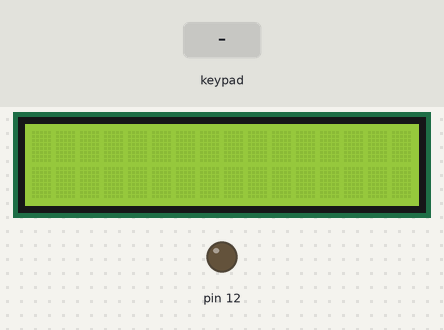
Bench run of a sketch on a simulated Arduino Uno, built with avr-gcc and run on an emulated ATmega328P. Parts: 16×2 character LCD, output pins drawn as LEDs (lit = HIGH). Inputs (shaded band) come from the test bench.

Above: at 1.2 s.
1.3 s: keypad keys 9 8 7 6 # pressed 0.4 s apart
At 3.8 s:
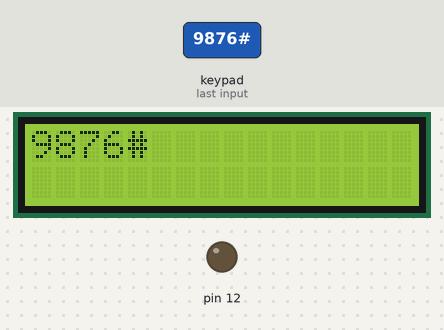
4.8 s: key 'A' pressed
At 5.4 s:
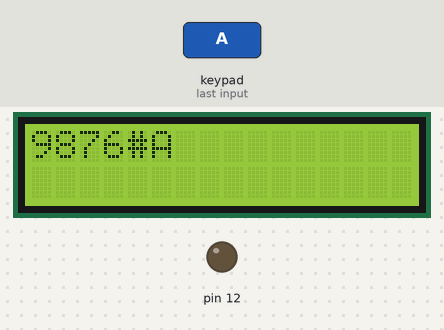
6.4 s: key 'B' pressed
At 7.1 s:
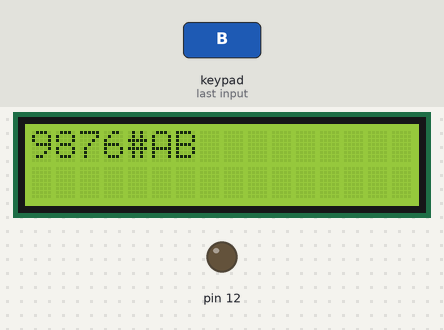
8.1 s: keypad keys 9 8 7 6 * pressed 0.4 s apart
At 10.5 s:
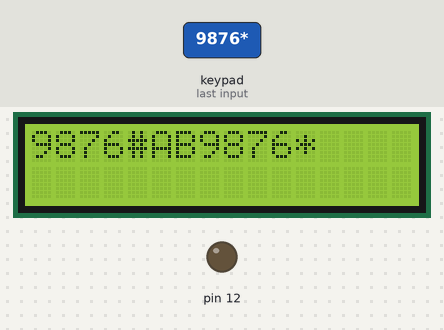
11.6 s: key 'C' pressed
At 12.8 s:
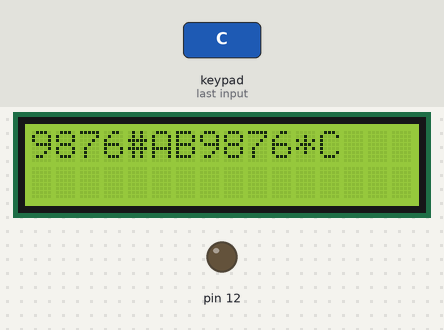
13.3 s: keypad keys 9 8 7 6 A pressed 0.4 s apart
At 16.2 s:
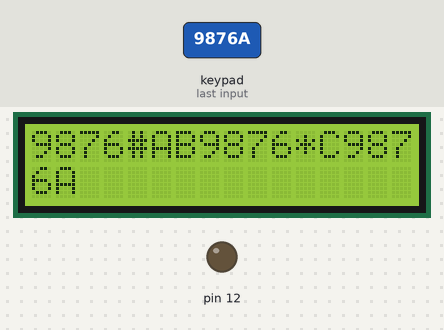
Timing chart, 0 to 17.7 s (numbered marks = the images above; inputs shaded):
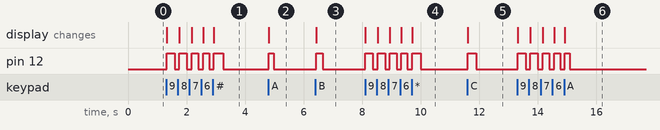

Measured:
- after the input at 1.3 s, pin 12: goes 3 × (HIGH 0.27 s, LOW 0.16 s), HIGH 0.21 s, LOW 0.16 s, HIGH 0.33 s, then LOW, starting at once; the display: first changes at once (image 1 shows a later state)
- after the input at 4.8 s, pin 12: LOW → HIGH at once, → LOW 0.16 s later; the display: changes at once (image 2)
- after the input at 6.4 s, pin 12: LOW → HIGH at once, → LOW 0.22 s later; the display: changes at once (image 3)
- after the input at 8.1 s, pin 12: goes 3 × (HIGH 0.27 s, LOW 0.16 s), HIGH 0.21 s, LOW 0.16 s, HIGH 0.30 s, then LOW, starting at once; the display: first changes at once (image 4 shows a later state)
- after the input at 11.6 s, pin 12: LOW → HIGH at once, → LOW 0.28 s later; the display: changes at once (image 5)
- after the input at 13.3 s, pin 12: goes 3 × (HIGH 0.27 s, LOW 0.16 s), HIGH 0.21 s, LOW 0.16 s, HIGH 0.16 s, then LOW, starting at once; the display: first changes at once (image 6 shows a later state)

The sketch:

Transmitter_Code.ino
```cpp
#include <Keypad.h>
#include <LiquidCrystal_I2C.h>

const int ROW_NUM = 4; // four rows
const int COLUMN_NUM = 4; // four columns

char keys[ROW_NUM][COLUMN_NUM] = {
  {'1', '2', '3', 'A'},
  {'4', '5', '6', 'B'},
  {'7', '8', '9', 'C'},
  {'*', '0', '#', 'D'}
};

byte pin_rows[ROW_NUM] = {9, 8, 7, 6}; // connect to the row pinouts of the keypad
byte pin_column[COLUMN_NUM] = {5, 4, 3, 2}; // connect to the column pinouts of the keypad

Keypad keypad = Keypad(makeKeymap(keys), pin_rows, pin_column, ROW_NUM, COLUMN_NUM);
LiquidCrystal_I2C lcd(0x27, 16, 2); // I2C address 0x27, 16 column and 2 rows

int cursorColumn = 0;
int cursorRow = 0;

void setup() {
  Serial.begin(9600);
  lcd.init(); // initialize the lcd
  lcd.backlight();
  keypad.setDebounceTime(30);
  pinMode(12, OUTPUT);
}

void loop() {
  char key = keypad.getKey();
  if (key) {
    int keyValue = 0;

    for (int row = 0; row < ROW_NUM; row++) {
      for (int column = 0; column < COLUMN_NUM; column++) {
        if (key == keys[row][column]) {
          //keyValue = row * COLUMN_NUM + column + 1;
          keyValue = (row * COLUMN_NUM + column + 1)*15 + 100;
          break;
        }
      }
    }

    lcd.setCursor(cursorColumn, cursorRow);  // move cursor to   (cursorColumn, cursorRow)
    lcd.print(key);                          // print key at (cursorColumn, cursorRow)

    cursorColumn++;                 // move cursor to next position
    if(cursorColumn == 16) {
      cursorColumn = 0;
      if(cursorRow == 1)
      {
        lcd.clear();  // if reaching limit, clear LCD
        cursorRow = 0;
      }
      else
      {
        cursorRow = 1;
      }
    }
    digitalWrite(12, HIGH);
    delay(keyValue);
    digitalWrite(12, LOW);
    delay(100);
  }
}
```
